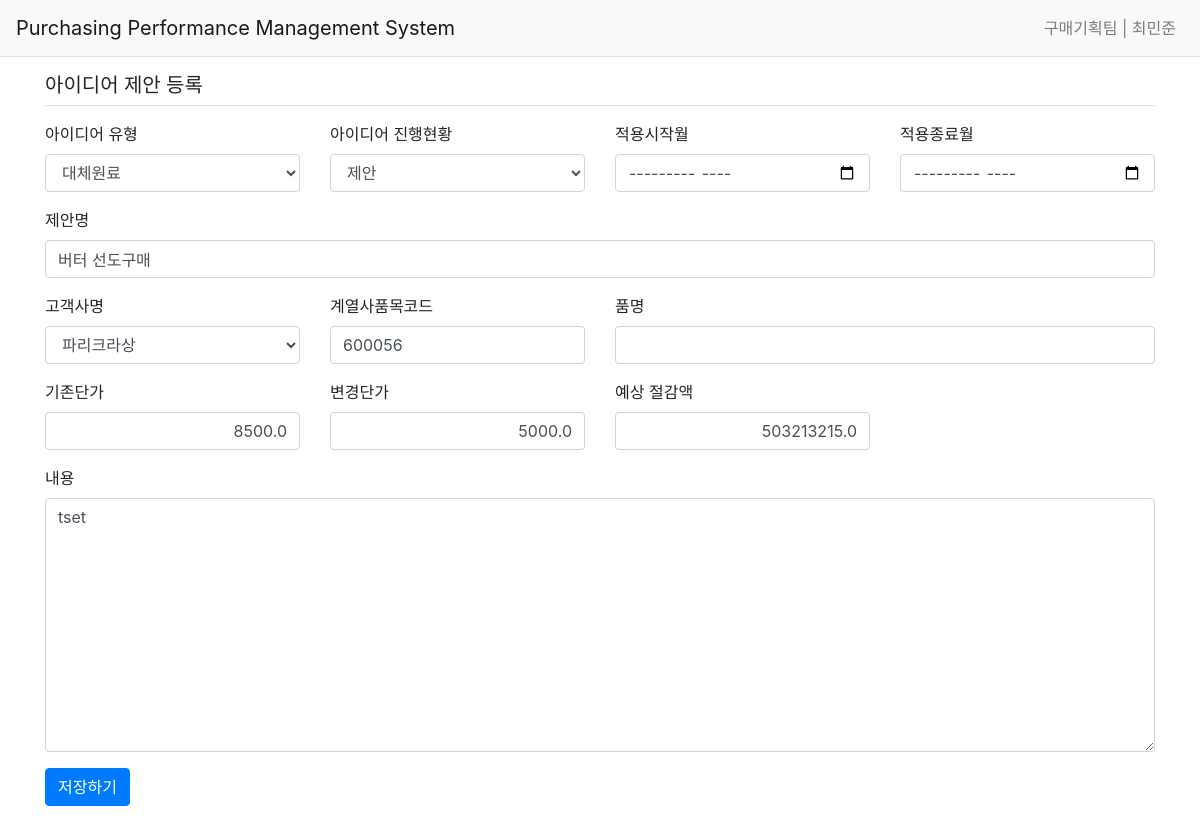
/idea/modify/3 (signed in), run on the app's committed database.
### pybo/models.py (models this page shows)
class User(db.Model):
    id = db.Column(db.Integer, primary_key=True)
    username = db.Column(db.String(150), unique=False, nullable=False)
    password = db.Column(db.String(200), nullable=False)
    email = db.Column(db.String(120), unique=True, nullable=False)
    userid = db.Column(db.String(150), unique=True, nullable=False)
    userteam = db.Column(db.String(30), nullable=False)

class Idea(db.Model):
    id = db.Column(db.Integer, primary_key=True)
    ideaNum = db.Column(db.String(30), unique=True, nullable=False) #new
    ideaType = db.Column(db.String(50), nullable=False) #new
    companyID = db.Column(db.String(10), nullable=False)
    companyName = db.Column(db.String(50), db.ForeignKey('company.companyName', ondelete='CASCADE'), nullable=False)
    company = db.relationship('Company')
    prodID = db.Column(db.String(30), nullable=False) #name change/ prod_ID to prodID
    prodName = db.Column(db.String(100), db.ForeignKey('product.prodName'))
    prod = db.relationship('Product')
    ideaTitle = db.Column(db.String(200), nullable=False) #name change / subject to ideaTitle
    ideaStatus = db.Column(db.String(30), nullable=True) # new
    effectBegin = db.Column(db.DateTime(), nullable=True) # new
    effectEnd = db.Column(db.DateTime(), nullable=True) # new
    priceBefore = db.Column(db.Float(), nullable=True) #new
    priceAfter = db.Column(db.Float(), nullable=True) #new
    estSavings = db.Column(db.Float(), nullable=True) #new
    content = db.Column(db.Text(), nullable=False)
    regDate = db.Column(db.DateTime(), nullable=False)
    userid = db.Column(db.String(150), nullable=False)
    userName = db.Column(db.Integer, db.ForeignKey('user.username', ondelete='CASCADE'), nullable=False)
    user = db.relationship('User', backref=db.backref('idea_set'))
    editDate = db.Column(db.DateTime(), nullable=True)
    voter = db.relationship('User', secondary=idea_voter, backref=db.backref('idea_voter_set'))

### pybo/views/idea_views.py (the view)
@bp.route('/modify/<int:idea_id>', methods=('GET', 'POST'))
@login_required
def modify(idea_id):
    idea = Idea.query.get_or_404(idea_id)
    if g.user != idea.user:
        flash('수정권한이 없습니다')
        return redirect(url_for('idea.detail', idea_id=idea_id))
    if request.method == 'POST':
        form = IdeaForm()
        if form.validate_on_submit():
            form.populate_obj(idea)
            idea.editDate = datetime.now()  # 수정일시 저장
            db.session.commit()
            return redirect(url_for('idea.detail', idea_id=idea_id))
    else:
        form = IdeaForm(obj=idea)
    return render_template('idea/idea_form.html', form=form)

### pybo/forms.py
class IdeaForm(FlaskForm):
    ideaType = StringField('고객사명', validators=[DataRequired('아이디어 유형을 선택하세요.')])
    ideaStatus = StringField('계열사품목코드', validators=[DataRequired('현재 아이디어 진행현황을 선택하세요.')])
    effectBegin = DateField('적용시작월', format='%Y-%m')
    effectEnd = DateField('적용종료월', format='%Y-%m')
    ideaTitle = StringField('제목', validators=[DataRequired('제목은 필수입력 항목입니다.')])
    companyID = StringField('고객사명', validators=[DataRequired('고객사명은 필수입력 항목입니다.')])
    prodID = StringField('계열사품목코드', validators=[DataRequired('계열사품목코드는 필수입력 항목입니다.')])
    priceBefore = FloatField('기존단가')
    priceAfter = FloatField('변경단가')
    estSavings = FloatField('예상절감액')
    content = TextAreaField('내용', validators=[DataRequired('내용은 필수입력 항목입니다.')])

### pybo/views/auth_views.py (called while the page is built)
@bp.before_app_request
def load_logged_in_user():
    userid = session.get('userid')
    if userid is None:
        g.user = None
    else:
        g.user = User.query.get(userid)

def login_required(view):
    @functools.wraps(view)
    def wrapped_view(**kwargs):
        if g.user is None:
            return redirect(url_for('auth.login'))
        return view(**kwargs)
    return wrapped_view

### pybo/templates/idea/idea_form.html (shortened to what this page needs)
{% extends 'base.html' %}
{% block content %}
<div class="container">
    <h5 class="my-3 border-bottom pb-2">아이디어 제안 등록</h5>
    <form method="post" class="post-form my-3">
        <div class="form-group">
            <div class="row">
                <div class="col-3">
                    <label for="ideaType">아이디어 유형</label>
                    <select class="form-control" name="ideaType" id="ideaType"
                        value="{{ form.ideaType.data or '' }}">
                        <option>대체원료</option>
                    </select>
                </div>
                <div class="col-3">
                    <label for="ideaStatus">아이디어 진행현황</label>
                    <select class="form-control" name="ideaStatus" id="ideaStatus"
                           value="{{ form.ideaStatus.data or '' }}">
                        <option>제안</option>
                    </select>
                </div>
                <div class="col-3">
                    <label for="effectBegin">적용시작월</label>
                    <input type="month" data-date-format="YYYY-MM" class="form-control" name="effectBegin" id="effectBegin"
                   value="{{ form.effectBegin.data or '' }}">
                </div>
                <div class="col-3">
                    <label for="effectEnd">적용종료월</label>
                    <input type="month" data-date-format="YYYY-MM" class="form-control" name="effectEnd" id="effectEnd"
                   value="{{ form.effectEnd.data or '' }}">
                </div>
            </div>
        </div>
        <div class="form-group">
            <label for="ideaTitle">제안명</label>
            <input type="text" class="form-control" name="ideaTitle" id="ideaTitle"
                   value="{{ form.ideaTitle.data or '' }}">
        </div>
        <div class="form-group">
            <div class="row">
                <div class="col-3 ">
                <label for="ideaTitle">고객사명</label>
                <select class="form-control" name="companyID" id="companyID"
                    value="{{ form.companyID.data or '' }}">
                    <option value="PC00">파리크라상</option>
                </select>
                </div>
                <div class="col-3">
                <label for="ideaTitle">계열사품목코드</label>
                <input type="text" class="form-control" name="prodID" id="prodID"
                    value="{{ form.prodID.data or '' }}">
                </div>
                <div class="col-6">
                    <label for="ideaTitle">품명</label>
                    <input type="text" class="form-control" name="prodName" id="prodName"
                        value="">
                </div>
            </div>
        </div>
        <div class="form-group">
            <div class="row">
                <div class="col-3">
                    <label for="priceBefore">기존단가</label>
                    <input type="text" style="text-align: right;" class="form-control" name="priceBefore" id="priceBefore"
                        value="{{ form.priceBefore.data or '' }}">
                </div>
                <div class="col-3">
                    <label for="priceAfter">변경단가</label>
                    <input type="text" style="text-align: right;" class="form-control" name="priceAfter" id="priceAfter"
                        value="{{ form.priceAfter.data or '' }}">
                </div>
                <div class="col-3">
                    <label for="estSavings">예상 절감액</label>
                    <input type="text" style="text-align: right;" class="form-control" name="estSavings" id="estSavings"
                        value="{{ form.estSavings.data or '' }}">
                </div>
            </div>
        </div>
        <div class="form-group">
            <label for="content">내용</label>
            <textarea class="form-control" name="content"
                      id="content" rows="10">{{ form.content.data or '' }}</textarea>
        </div>
        <button type="submit" class="btn btn-primary">저장하기</button>
    </form>
</div>
{% endblock %}

### pybo/templates/navbar.html (shortened to what this page needs)
<nav class="navbar navbar-expand-lg navbar-light bg-light border-bottom">
    <a class="navbar-brand" href="{{ url_for('main.index') }}">Purchasing Performance Management System</a>
    <div class="collapse navbar-collapse flex-grow-0 ml-auto" id="navbarNav">
        {% if g.user %}
        <ul class="navbar-nav">
            <li class="nav-item ">
                <a class="nav-link" href="{{ url_for('auth.logout') }}">{{ g.user.userteam }} | {{ g.user.username }}</a>
            </li>
        </ul>
        {% endif %}
    </div>
</nav>

### data on the page
User: user.userteam "구매기획팀", user.username "최민준"
Idea: ideaType "대체원료", ideaStatus "제안", ideaTitle "버터 선도구매", companyID "파리크라상", prodID "600056", priceBefore "8500.0", priceAfter "5000.0", estSavings "503213215.0", content "tset"
